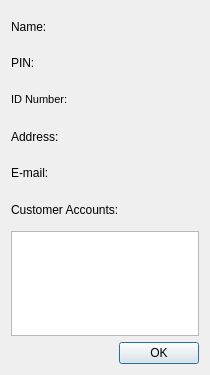
<?xml version="1.0" encoding="UTF-8"?>
<ui version="4.0">
 <class>customerFindDialog</class>
 <widget class="QDialog" name="customerFindDialog">
  <property name="geometry">
   <rect>
    <x>0</x>
    <y>0</y>
    <width>210</width>
    <height>375</height>
   </rect>
  </property>
  <property name="windowTitle">
   <string>Find Customer</string>
  </property>
  <layout class="QGridLayout" name="gridLayout">
   <item row="0" column="0">
    <widget class="QLabel" name="customerFindName">
     <property name="text">
      <string>Name: </string>
     </property>
     <property name="alignment">
      <set>Qt::AlignLeading|Qt::AlignLeft|Qt::AlignVCenter</set>
     </property>
    </widget>
   </item>
   <item row="1" column="0">
    <widget class="QLabel" name="customerFindPin">
     <property name="text">
      <string>PIN: </string>
     </property>
     <property name="alignment">
      <set>Qt::AlignLeading|Qt::AlignLeft|Qt::AlignVCenter</set>
     </property>
    </widget>
   </item>
   <item row="2" column="0">
    <widget class="QLabel" name="customerFindId">
     <property name="font">
      <font>
       <pointsize>8</pointsize>
      </font>
     </property>
     <property name="text">
      <string>ID Number: </string>
     </property>
     <property name="alignment">
      <set>Qt::AlignLeading|Qt::AlignLeft|Qt::AlignVCenter</set>
     </property>
    </widget>
   </item>
   <item row="3" column="0">
    <widget class="QLabel" name="customerFindAddress">
     <property name="text">
      <string>Address: </string>
     </property>
     <property name="alignment">
      <set>Qt::AlignLeading|Qt::AlignLeft|Qt::AlignVCenter</set>
     </property>
    </widget>
   </item>
   <item row="4" column="0">
    <widget class="QLabel" name="customerFindEmail">
     <property name="text">
      <string>E-mail: </string>
     </property>
     <property name="alignment">
      <set>Qt::AlignLeading|Qt::AlignLeft|Qt::AlignVCenter</set>
     </property>
    </widget>
   </item>
   <item row="5" column="0">
    <widget class="QLabel" name="customerFindLabel">
     <property name="text">
      <string>Customer Accounts:</string>
     </property>
     <property name="alignment">
      <set>Qt::AlignLeading|Qt::AlignLeft|Qt::AlignVCenter</set>
     </property>
    </widget>
   </item>
   <item row="6" column="0">
    <widget class="QTextBrowser" name="customerFindAccounts">
     <property name="maximumSize">
      <size>
       <width>16777215</width>
       <height>105</height>
      </size>
     </property>
     <property name="html">
      <string>&lt;!DOCTYPE HTML PUBLIC &quot;-//W3C//DTD HTML 4.0//EN&quot; &quot;http://www.w3.org/TR/REC-html40/strict.dtd&quot;&gt;
&lt;html&gt;&lt;head&gt;&lt;meta name=&quot;qrichtext&quot; content=&quot;1&quot; /&gt;&lt;style type=&quot;text/css&quot;&gt;
p, li { white-space: pre-wrap; }
&lt;/style&gt;&lt;/head&gt;&lt;body style=&quot; font-family:'MS Shell Dlg 2'; font-size:8.25pt; font-weight:400; font-style:normal;&quot;&gt;
&lt;p align=&quot;center&quot; style=&quot;-qt-paragraph-type:empty; margin-top:0px; margin-bottom:0px; margin-left:0px; margin-right:0px; -qt-block-indent:0; text-indent:0px;&quot;&gt;&lt;br /&gt;&lt;/p&gt;&lt;/body&gt;&lt;/html&gt;</string>
     </property>
     <property name="placeholderText">
      <string/>
     </property>
    </widget>
   </item>
   <item row="7" column="0">
    <widget class="QDialogButtonBox" name="customerFindBox">
     <property name="orientation">
      <enum>Qt::Horizontal</enum>
     </property>
     <property name="standardButtons">
      <set>QDialogButtonBox::Ok</set>
     </property>
    </widget>
   </item>
  </layout>
 </widget>
 <resources/>
 <connections>
  <connection>
   <sender>customerFindBox</sender>
   <signal>accepted()</signal>
   <receiver>customerFindDialog</receiver>
   <slot>accept()</slot>
   <hints>
    <hint type="sourcelabel">
     <x>248</x>
     <y>254</y>
    </hint>
    <hint type="destinationlabel">
     <x>157</x>
     <y>274</y>
    </hint>
   </hints>
  </connection>
  <connection>
   <sender>customerFindBox</sender>
   <signal>rejected()</signal>
   <receiver>customerFindDialog</receiver>
   <slot>reject()</slot>
   <hints>
    <hint type="sourcelabel">
     <x>316</x>
     <y>260</y>
    </hint>
    <hint type="destinationlabel">
     <x>286</x>
     <y>274</y>
    </hint>
   </hints>
  </connection>
 </connections>
</ui>
